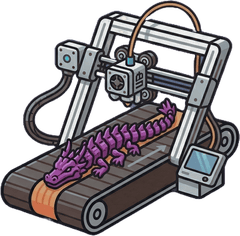
#> input picture resources/profiles/Custom/Generic Belt Printer_cover.png, 240 x 236 px
$ python -i openai_preprocessor.py   (imports and definitions only)
#> lines starting #> are read from the running program, lines starting #| are printed output that depends on the picture; after the words box and inside, x2 and y2 are one past the last pixel; in counts of white or black regions, pixels touching at a corner belong together
from __future__ import annotations

try:
    from . import image_preprocessing_prompts as prompt_rules
except ImportError:
    import image_preprocessing_prompts as prompt_rules

import base64
import binascii
import http.client
from io import BytesIO
import ipaddress
import json
import os
import shutil
import socket
import ssl
import time
import urllib.error
import urllib.parse
import urllib.request
import uuid
from dataclasses import dataclass
from pathlib import Path
from typing import Any, Mapping

try:
    from .image_preprocessing_policy import build_image_preprocessing_policy, subject_structure_layers
except ImportError:
    from image_preprocessing_policy import build_image_preprocessing_policy, subject_structure_layers

try:
    from .ai_diagnostics import classify_connection_error, event as diagnostic_event, exception_details, safe_endpoint
except ImportError:
    from ai_diagnostics import classify_connection_error, event as diagnostic_event, exception_details, safe_endpoint

try:
    from .network_policy import build_opener as build_network_opener, network_diagnostics
except ImportError:
    from network_policy import build_opener as build_network_opener, network_diagnostics

try:
    from .printable_palette import (
        LEGACY_DEFAULT_PRINTABLE_COLORS,
        PrintablePaletteError,
        active_palette_roles,
        assign_palette_roles,
        normalize_palette,
    )
except ImportError:
    from printable_palette import (
        LEGACY_DEFAULT_PRINTABLE_COLORS,
        PrintablePaletteError,
        active_palette_roles,
        assign_palette_roles,
        normalize_palette,
    )

_DEFAULT_BASE_URL = "https://api.openai.com/v1"
_MAX_JSON_BYTES = 32 * 1024 * 1024
_MAX_IMAGE_BYTES = 20 * 1024 * 1024
_TIMEOUT_SECONDS = 120
_VISION_MAX_EDGE = 2048
_IMAGE_QUALITY_VALUES = {"low", "medium", "high", "auto"}
# Keep the historical filename for portrait detection/crop consumers. This mask
# is evidence only; it must never be used to paste source pixels into a preview.
PORTRAIT_FACE_LOCK_FILENAME = "portrait-face-restore-mask.png"

STYLE_PROFILES = prompt_rules.STYLE_PROFILES

LEGACY_STYLE_ALIASES = {
    "q_cartoon": "cartoon",
    "cel_shaded": "cartoon",
    "enamel_inlay": "realistic",
}
# [1 line not run here, left out]
IDENTITY_FIRST_PORTRAIT_STYLES = frozenset({"realistic", "portrait_sketch"})
PRINT_NATIVE_ARTISTIC_STYLES = frozenset({"portrait_sketch", "ink_relief"})

CUSTOM_STYLE_ID = "custom"
MAX_CUSTOM_STYLE_BYTES = 1000
MAX_PALETTE_RECOMMENDATION_SUMMARY_BYTES = 400
MAX_PALETTE_RECOMMENDATION_NAME_BYTES = 80
MAX_PALETTE_RECOMMENDATION_USAGE_BYTES = 160
MAX_PALETTE_RECOMMENDATION_REASON_BYTES = 400


class OpenAIPreprocessorError(RuntimeError):
    """An OpenAI-compatible preprocessing request failed safely."""

    # [12 lines left out: function __init__, not called in this run]


@dataclass(frozen=True)
class ImageProviderConfig:
    base_url: str
    api_key: str
    model: str
    source: str


@dataclass(frozen=True)
class PrintablePaletteRecommendationColor:
    hex: str
    name: str
    role: str
    usage: str
    reason: str

    # [8 lines left out: function as_dict, not called in this run]


@dataclass(frozen=True)
class PrintablePaletteRecommendation:
    summary: str
    colors: tuple[PrintablePaletteRecommendationColor, ...]

    def as_dict(self) -> dict[str, Any]:
        return {"summary": self.summary, "colors": [color.as_dict() for color in self.colors]}


# [238 lines left out: functions _normalized_base_url, _config, _image_config, image_provider_status, _image_quality, _read_json_response and 1 more, not called in this run]


class _RejectRedirects(urllib.request.HTTPRedirectHandler):
    def redirect_request(self, req: Any, fp: Any, code: int, msg: str, headers: Any, newurl: str) -> None:
        return None


# [256 lines left out: functions _content_text, complete_text, _completion_content, _style_profile, _designer_toy_profile, _designer_toy_palette_direction and 6 more, not called in this run]


def _prompt_layer(name: str, rule: str, text: str) -> dict[str, str]:
    return {"id": name, "rule": rule, "text": text}


def _image_to_3d_composition_direction(transparent_background: bool = False, style: str = "") -> str:
    return "".join(layer["text"] for layer in _image_to_3d_composition_layers(transparent_background, style))


# [125 lines left out: functions _image_to_3d_composition_layers, preprocess_text, _image_kind, _vision_image_data, complete_vision, not called in this run]


def complete_vision_once(system_prompt: str, user_content: str, image_paths: tuple[Path, ...]) -> str:
    """One opt-in vision request, including on ambiguous network failure."""
    return complete_vision(system_prompt, user_content, image_paths, allow_retry=False)


# [199 lines left out: functions _bounded_recommendation_text, _palette_recommendation_payload, recommend_printable_palette, _multipart_image, not called in this run]


def _portrait_face_lock_mask(source: Path, destination: Path) -> Path | None:
    """Locate a source face for portrait routing and quality-review crops."""
#> called with destination = 'out.png'

    try:
        from collections import deque
        from PIL import Image, ImageDraw, ImageFilter
    except ImportError:
        return None
    try:
        with Image.open(source) as opened:
#> opened is the input picture: PIL image 240x236 P; mean R, G, B, A 86.3, 97.1, 87.4, 146.7
            rgb = opened.convert("RGB")
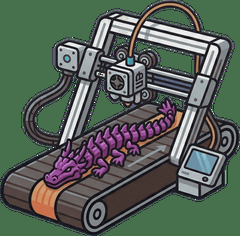
#> rgb: PIL image 240x236 RGB; mean R, G, B 86.3, 97.1, 87.4
    except (OSError, ValueError):
        return None
    scale = min(1.0, 384.0 / max(rgb.size))
#> scale = 1
    analysis = rgb.resize(
        (max(1, round(rgb.width * scale)), max(1, round(rgb.height * scale))),
        Image.Resampling.BILINEAR,
    ).convert("YCbCr")
#> analysis: PIL image 240x236 YCbCr; mean of channels 0, 1, 2 92.2, 124.3, 122.9
    width, height = analysis.size
#> width = 240; height = 236
    skin = bytearray(width * height)
    for offset, (luma, blue_difference, red_difference) in enumerate(analysis.getdata()):
        if luma >= 45 and 76 <= blue_difference <= 135 and 134 <= red_difference <= 180:
            skin[offset] = 1
    visited = bytearray(len(skin))
    components: list[dict[str, float]] = []
    for seed, enabled in enumerate(skin):
        if not enabled or visited[seed]:
            continue
        visited[seed] = 1
        pending = deque([seed])
        area = 0
        sum_x = sum_y = 0
        left = right = seed % width
        top = bottom = seed // width
        while pending:
            offset = pending.popleft()
            area += 1
            x, y = offset % width, offset // width
            sum_x += x
            sum_y += y
            left, right = min(left, x), max(right, x)
            top, bottom = min(top, y), max(bottom, y)
            for neighbor in (
                offset - 1 if x else -1,
                offset + 1 if x + 1 < width else -1,
                offset - width if y else -1,
                offset + width if y + 1 < height else -1,
            ):
                if neighbor >= 0 and skin[neighbor] and not visited[neighbor]:
                    visited[neighbor] = 1
                    pending.append(neighbor)
        component_width = right - left + 1
        component_height = bottom - top + 1
        center_x = sum_x / area
        center_y = sum_y / area
        if (
            area >= width * height * 0.002
            and width * 0.25 <= center_x <= width * 0.75
            and center_y <= height * 0.42
            and width * 0.08 <= component_width <= width * 0.50
            and height * 0.06 <= component_height <= height * 0.58
        ):
            components.append({
                "area": area,
                "left": left,
                "right": right,
                "top": top,
                "bottom": bottom,
                "center_y": center_y,
            })
#> this loop made 56640 passes
#> component_width on pass 884: 71
#> after the loop, components = 1 item
    if not components:
        return None
    face = max(components, key=lambda value: value["area"] - value["center_y"] * 0.15)
#> face = {'area': 365, 'left': 129, 'right': 199, 'top': 3, 'bottom': 56, 'center_y': 20.51}
    inverse_scale = 1.0 / scale
#> inverse_scale = 1
    left = face["left"] * inverse_scale
    right = (face["right"] + 1) * inverse_scale
#> right = 200
    top = face["top"] * inverse_scale
    face_width = max(1.0, right - left)
#> face_width = 71
    left = max(0, left - face_width * 0.08)
#> left = 123.3
    right = min(rgb.width, right + face_width * 0.08)
#> right = 205.7
    top = max(0, top - face_width * 0.06)
#> top = 0
    bottom = min(rgb.height, top + face_width * 1.45)
#> bottom = 103
    alpha = Image.new("L", rgb.size, 0)
#> alpha: PIL image 240x236 L; every value is 0
    ImageDraw.Draw(alpha).ellipse((round(left), round(top), round(right), round(bottom)), fill=255)
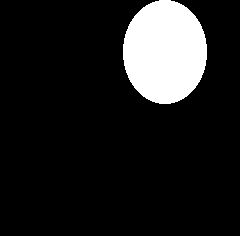
#> alpha: PIL image 240x236 L; 12.1% white; 1 white region, box (x1, y1, x2, y2) and area: (123, 0, 207, 104) 6864
    alpha = alpha.filter(ImageFilter.GaussianBlur(max(3, round(face_width * 0.035))))
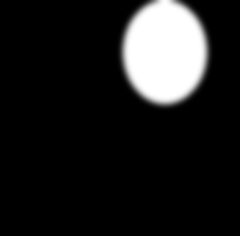
#> alpha: PIL image 240x236 L; min 0, max 255, mean 30.9
    mask = Image.new("RGBA", rgb.size, (0, 0, 0, 0))
#> mask: PIL image 240x236 RGBA; every value is 0
    mask.putalpha(alpha)
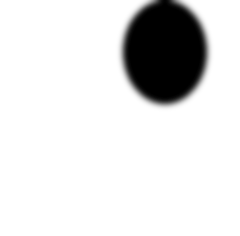
#> mask: PIL image 240x236 RGBA; mean R, G, B, A 0, 0, 0, 30.9; transparent parts drawn white
#> (the run stopped early here; a loop or call above may not have finished)
